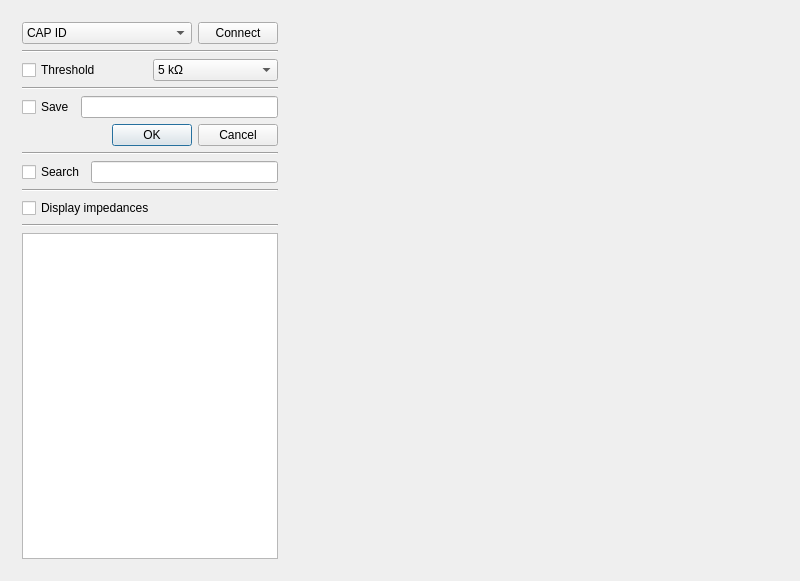
<?xml version="1.0" encoding="UTF-8"?>
<ui version="4.0">
 <class>MainWindow</class>
 <widget class="QMainWindow" name="MainWindow">
  <property name="geometry">
   <rect>
    <x>0</x>
    <y>0</y>
    <width>800</width>
    <height>581</height>
   </rect>
  </property>
  <property name="windowTitle">
   <string>Antneuro Impedance Check</string>
  </property>
  <widget class="QWidget" name="centralWidget">
   <layout class="QGridLayout" name="gridLayout">
    <item row="0" column="0">
     <layout class="QHBoxLayout" name="horizontalLayout">
      <item>
       <widget class="QWidget" name="widget_2" native="true">
        <property name="enabled">
         <bool>true</bool>
        </property>
        <property name="sizePolicy">
         <sizepolicy hsizetype="Fixed" vsizetype="Minimum">
          <horstretch>0</horstretch>
          <verstretch>0</verstretch>
         </sizepolicy>
        </property>
        <layout class="QVBoxLayout" name="verticalLayout_2">
         <item>
          <layout class="QVBoxLayout" name="verticalLayout">
           <item>
            <layout class="QHBoxLayout" name="horizontalLayout_2">
             <property name="sizeConstraint">
              <enum>QLayout::SetDefaultConstraint</enum>
             </property>
             <property name="bottomMargin">
              <number>0</number>
             </property>
             <item>
              <widget class="QComboBox" name="capID">
               <item>
                <property name="text">
                 <string>CAP ID</string>
                </property>
               </item>
               <item>
                <property name="text">
                 <string>CA-209   (32 ch)</string>
                </property>
               </item>
               <item>
                <property name="text">
                 <string>CA-208   (64 ch)</string>
                </property>
               </item>
               <item>
                <property name="text">
                 <string>CA-203   (128 ch)</string>
                </property>
               </item>
               <item>
                <property name="text">
                 <string>NA-265   (64 ch)</string>
                </property>
               </item>
              </widget>
             </item>
             <item>
              <widget class="QPushButton" name="connectButton">
               <property name="enabled">
                <bool>true</bool>
               </property>
               <property name="sizePolicy">
                <sizepolicy hsizetype="Fixed" vsizetype="Fixed">
                 <horstretch>0</horstretch>
                 <verstretch>0</verstretch>
                </sizepolicy>
               </property>
               <property name="text">
                <string>Connect</string>
               </property>
              </widget>
             </item>
            </layout>
           </item>
           <item>
            <widget class="Line" name="line_3">
             <property name="orientation">
              <enum>Qt::Horizontal</enum>
             </property>
            </widget>
           </item>
           <item>
            <layout class="QHBoxLayout" name="horizontalLayout_4">
             <item>
              <widget class="QCheckBox" name="Impedance_checkBox">
               <property name="text">
                <string>Threshold</string>
               </property>
              </widget>
             </item>
             <item>
              <widget class="QComboBox" name="Impedance_comboBox">
               <item>
                <property name="text">
                 <string>5 kΩ </string>
                </property>
               </item>
               <item>
                <property name="text">
                 <string>10 kΩ </string>
                </property>
               </item>
               <item>
                <property name="text">
                 <string>20 kΩ </string>
                </property>
               </item>
               <item>
                <property name="text">
                 <string>50 kΩ </string>
                </property>
               </item>
              </widget>
             </item>
            </layout>
           </item>
           <item>
            <widget class="Line" name="line_2">
             <property name="orientation">
              <enum>Qt::Horizontal</enum>
             </property>
            </widget>
           </item>
           <item>
            <layout class="QHBoxLayout" name="horizontalLayout_3">
             <item>
              <widget class="QCheckBox" name="savingBox">
               <property name="text">
                <string>Save</string>
               </property>
              </widget>
             </item>
             <item>
              <widget class="QLineEdit" name="savingFile"/>
             </item>
            </layout>
           </item>
           <item>
            <widget class="QDialogButtonBox" name="savingFileAccept">
             <property name="standardButtons">
              <set>QDialogButtonBox::Cancel|QDialogButtonBox::Ok</set>
             </property>
            </widget>
           </item>
           <item>
            <widget class="Line" name="line">
             <property name="orientation">
              <enum>Qt::Horizontal</enum>
             </property>
            </widget>
           </item>
           <item>
            <layout class="QHBoxLayout" name="horizontalLayout_5">
             <item>
              <widget class="QCheckBox" name="SearchBox">
               <property name="text">
                <string>Search</string>
               </property>
              </widget>
             </item>
             <item>
              <widget class="QLineEdit" name="SearchElectrode"/>
             </item>
            </layout>
           </item>
           <item>
            <widget class="Line" name="line_4">
             <property name="orientation">
              <enum>Qt::Horizontal</enum>
             </property>
            </widget>
           </item>
           <item>
            <widget class="QCheckBox" name="dispImpedanceLED">
             <property name="text">
              <string>Display impedances</string>
             </property>
            </widget>
           </item>
           <item>
            <widget class="Line" name="line_5">
             <property name="orientation">
              <enum>Qt::Horizontal</enum>
             </property>
            </widget>
           </item>
           <item>
            <widget class="QTableWidget" name="listElectrodes">
             <property name="sizePolicy">
              <sizepolicy hsizetype="Fixed" vsizetype="Expanding">
               <horstretch>0</horstretch>
               <verstretch>0</verstretch>
              </sizepolicy>
             </property>
             <property name="minimumSize">
              <size>
               <width>0</width>
               <height>0</height>
              </size>
             </property>
            </widget>
           </item>
          </layout>
         </item>
        </layout>
       </widget>
      </item>
      <item>
       <widget class="AspectRatioLabel" name="eegPicture" native="true">
        <property name="sizePolicy">
         <sizepolicy hsizetype="Preferred" vsizetype="Preferred">
          <horstretch>0</horstretch>
          <verstretch>5</verstretch>
         </sizepolicy>
        </property>
        <property name="baseSize">
         <size>
          <width>0</width>
          <height>0</height>
         </size>
        </property>
        <property name="autoFillBackground">
         <bool>false</bool>
        </property>
        <property name="text" stdset="0">
         <string>TextLabel</string>
        </property>
       </widget>
      </item>
     </layout>
    </item>
   </layout>
  </widget>
 </widget>
 <layoutdefault spacing="6" margin="11"/>
 <customwidgets>
  <customwidget>
   <class>AspectRatioLabel</class>
   <extends>QWidget</extends>
   <header>aspectratiolabel.h</header>
  </customwidget>
 </customwidgets>
 <resources/>
 <connections/>
</ui>
